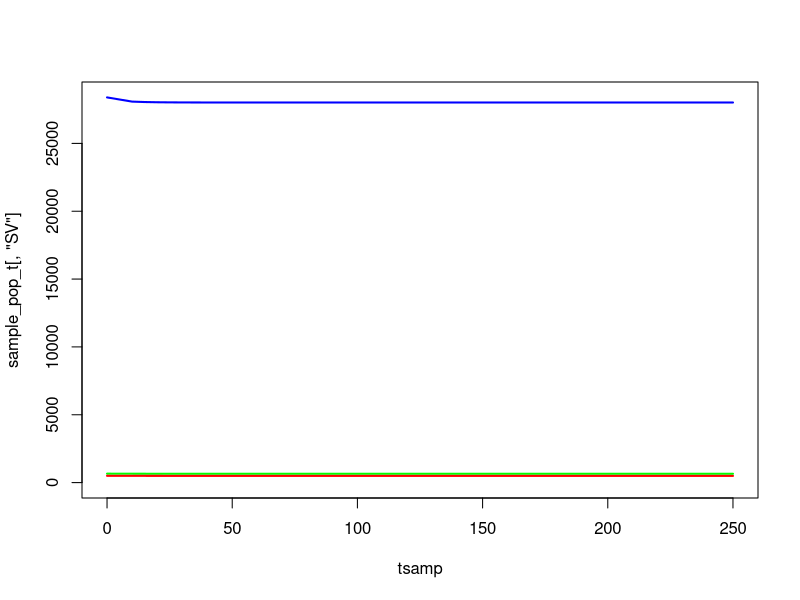

Here is the R script that generated this plot:
################################################################################
#   Exponential distribution of EIP
#   Deterministic Model
################################################################################

rm(list=ls());gc()

# make a single node
make_node <- function(){

  node <- list()

  # new eggs are generated from a conditionally independent Poisson process
  node$EL_new <- 0

  # probabilities & transitions for early-stage instars (names are destinations of jumps)
  node$EL_probs <- rep(0,3)
  node$EL_probs <- setNames(node$EL_probs,c("EL","D","LL"))
  node$EL_transitions <- rep(0,3)
  node$EL_transitions <- setNames(node$EL_transitions,c("EL","D","LL"))

  # probabilities & transitions for late-stage instars
  node$LL_probs <- rep(0,3)
  node$LL_probs <- setNames(node$LL_probs,c("LL","D","PL"))
  node$LL_transitions <- rep(0,3)
  node$LL_transitions <- setNames(node$LL_transitions,c("LL","D","PL"))

  # probabilities & transitions for pupae
  node$PL_probs <- rep(0,4)
  node$PL_probs <- setNames(node$PL_probs,c("PL","D","SV_F","SV_M"))
  node$PL_transitions <- rep(0,4)
  node$PL_transitions <- setNames(node$PL_transitions,c("PL","D","SV_F","SV_M"))

  # probabilities & transitions for susceptible vectors
  node$SV_probs <- rep(0,3)
  node$SV_probs <- setNames(node$SV_probs,c("SV","D","EV"))
  node$SV_transitions <- rep(0,3)
  node$SV_transitions <- setNames(node$SV_transitions,c("SV","D","EV"))

  # probabilities & transitions for incubating vectors
  node$EV_probs <- rep(0,3)
  node$EV_probs <- setNames(node$EV_probs,c("EV","D","IV"))
  node$EV_transitions <- rep(0,3)
  node$EV_transitions <- setNames(node$EV_transitions,c("EV","D","IV"))

  # probabilities & transitions for infectious vectors
  node$IV_probs <- rep(0,2)
  node$IV_probs <- setNames(node$IV_probs,c("IV","D"))
  node$IV_transitions <- rep(0,2)
  node$IV_transitions <- setNames(node$IV_transitions,c("IV","D"))

  # state space
  node$EL <- 0
  node$LL <- 0
  node$PL <- 0
  node$SV <- 0
  node$EV <- 0
  node$IV <- 0

  list2env(node,hash=TRUE)
}

# execute an Euler-step for the model
# rates -> probabilities are defined by discretisation of the underlying
# CTMC system (competing hazards)
euler_step <- function(node,pars,tnow,dt){
  with(pars,{
    
    ########################################
    # INTERVENTION-DEPENDENT PARAMETERS
    ########################################

    delta <- 1/(tau1+tau2) # Inverse of gonotrophic cycle without ITNs/IRS
    e_ov <- beta*(exp(muV/delta)-1)/muV # Number of eggs per oviposition per mosquito

    ## Derived parameters which depend on intervention status:
    if(tnow > pars$time_ITN_on){
      ITNcov_t <- pars$ITNcov
    } else {
      ITNcov_t <- 0
    }
    if(tnow > pars$time_IRS_on){
      IRScov_t <- pars$IRScov
    } else {
      IRScov_t <- 0
    }

    # zCom: Probability of a mosquito being repelled from an ITN or IRS-treated house:
    c0 <- 1 - ITNcov_t - IRScov_t + ITNcov_t*IRScov_t
    cITN <- ITNcov_t - ITNcov_t*IRScov_t
    cIRS <- IRScov_t - ITNcov_t*IRScov_t
    cCom <- ITNcov_t*IRScov_t
    rCom <- rIRS + (1-rIRS)*rITN
    sCom  <- (1-rIRS)*sITN*sIRS
    zCom <- Q0*cITN*phiB*rITN + Q0*cIRS*phiI*rIRS + Q0*cCom*(phiI-phiB)*rIRS + Q0*cCom*phiB*rCom

    # deltaCom: Inverse of gonotrophic cycle length with ITNs & IRS:
    deltaCom <- 1/(tau1/(1-zCom) + tau2)

    # wCom: Probability that a surviving mosquito succeeds in feeding during a single attempt:
    wCom <- 1 - Q0 + Q0*c0 + Q0*cITN*(1-phiB+phiB*sITN) + Q0*cIRS*(1-phiI+phiI*sIRS) + Q0*cCom*((phiI-phiB)*sIRS + 1-phiI + phiB*sCom)

    # muVCom: Female mosquito death rate in presence of ITNs & IRS:
    p10 <- exp(-muV*tau1)
    p1Com <- p10*wCom/(1 - zCom*p10)
    p2 <- exp(-muV*tau2)
    pCom <- (p1Com*p2)^deltaCom
    muVCom <- -log(pCom)

    # betaCom: Eggs laid per day by female mosquitoes in presence of ITNs & IRS:
    betaCom <- e_ov*muVCom/(exp(muVCom/deltaCom) - 1)

    ########################################
    # EARLY-STAGE LARVAL INSTARS (EL)
    ########################################

    # inbound oviposition to EL
    NV <- sum(node$SV,node$EV,node$IV)
    node$EL_new <- betaCom*NV*dt

    # instantaneous hazards for EL
    haz_EL_mort <- muEL*(1 + ((node$EL+node$LL)/K))
    haz_EL_2LL <- 1/durEL

    # jump probabilities
    node$EL_probs[["EL"]] <- exp(-(haz_EL_mort + haz_EL_2LL)*dt)
    node$EL_probs[["D"]] <- (1 - node$EL_probs[["EL"]])*(haz_EL_mort / (haz_EL_mort + haz_EL_2LL)) # death
    node$EL_probs[["LL"]] <- (1 - node$EL_probs[["EL"]])*(haz_EL_2LL / (haz_EL_mort + haz_EL_2LL)) # to late-instar

    # jump sizes
    node$EL_transitions[["EL"]] <- node$EL * node$EL_probs[["EL"]]
    node$EL_transitions[["D"]] <- node$EL * node$EL_probs[["D"]]
    node$EL_transitions[["LL"]] <- node$EL * node$EL_probs[["LL"]]

    ########################################
    # LATE-STAGE LARVAL INSTARS (LL)
    ########################################

    # instantaneous hazards for LL
    haz_LL_mort <- muLL*(1 + gamma*((node$EL+node$LL)/K))
    haz_LL_2PL <- 1/durLL

    # jump probabilities
    node$LL_probs[["LL"]] <- exp(-(haz_LL_mort + haz_LL_2PL)*dt)
    node$LL_probs[["D"]] <- (1 - node$LL_probs[["LL"]])*(haz_LL_mort / (haz_LL_mort + haz_LL_2PL)) # death
    node$LL_probs[["PL"]] <- (1 - node$LL_probs[["LL"]])*(haz_LL_2PL / (haz_LL_mort + haz_LL_2PL)) # to pupae

    # jump sizes
    node$LL_transitions[["LL"]] <- node$LL * node$LL_probs[["LL"]]
    node$LL_transitions[["D"]] <- node$LL * node$LL_probs[["D"]]
    node$LL_transitions[["PL"]] <- node$LL * node$LL_probs[["PL"]]

    ########################################
    # PUPAE (PL)
    ########################################

    # instantaneous hazards for PL
    haz_PL_mort <- muPL
    haz_PL_2SV_F <- (1/durPL)*0.5
    haz_PL_2SV_M <- (1/durPL)*0.5

    # jump probabilities
    node$PL_probs[["PL"]] <- exp(-(haz_PL_mort + haz_PL_2SV_F + haz_PL_2SV_M)*dt)
    node$PL_probs[["D"]] <- (1 - node$PL_probs[["PL"]])*(haz_PL_mort / (haz_PL_mort + haz_PL_2SV_F + haz_PL_2SV_M)) # death
    node$PL_probs[["SV_F"]] <- (1 - node$PL_probs[["PL"]])*(haz_PL_2SV_F / (haz_PL_mort + haz_PL_2SV_F + haz_PL_2SV_M)) # to susceptible female
    node$PL_probs[["SV_M"]] <- (1 - node$PL_probs[["PL"]])*(haz_PL_2SV_M / (haz_PL_mort + haz_PL_2SV_F + haz_PL_2SV_M)) # to susceptible males

    # jump sizes
    node$PL_transitions[["PL"]] <- node$PL * node$PL_probs[["PL"]]
    node$PL_transitions[["D"]] <- node$PL * node$PL_probs[["D"]]
    node$PL_transitions[["SV_F"]] <- node$PL * node$PL_probs[["SV_F"]]
    node$PL_transitions[["SV_M"]] <- node$PL * node$PL_probs[["SV_M"]]

    ########################################
    # SUSCEPTIBLE VECTORS (SV)
    ########################################

    # instantaneous hazards for SV
    haz_SV_mort <-  muVCom
    haz_SV_inf <- lambdaV

    # jump probabilities
    node$SV_probs[["SV"]] <- exp(-(haz_SV_mort + haz_SV_inf)*dt)
    node$SV_probs[["D"]] <- (1 - node$SV_probs[["SV"]])*(haz_SV_mort / (haz_SV_mort + haz_SV_inf)) # death
    node$SV_probs[["EV"]] <- (1 - node$SV_probs[["SV"]])*(haz_SV_inf / (haz_SV_mort + haz_SV_inf)) # to incubating

    # jump sizes
    node$SV_transitions[["SV"]] <- node$SV * node$SV_probs[["SV"]]
    node$SV_transitions[["D"]] <- node$SV * node$SV_probs[["D"]]
    node$SV_transitions[["EV"]] <- node$SV * node$SV_probs[["EV"]]

    ########################################
    # INCUBATING VECTORS (EV)
    ########################################

    # instantaneous hazards for EV
    haz_EV_mort <-  muVCom
    haz_EV_inc <- 1/durEV

    # jump probabilities
    node$EV_probs[["EV"]] <- exp(-(haz_EV_mort + haz_EV_inc)*dt)
    node$EV_probs[["D"]] <- (1 - node$EV_probs[["EV"]])*(haz_EV_mort / (haz_EV_mort + haz_EV_inc)) # death
    node$EV_probs[["IV"]] <- (1 - node$EV_probs[["EV"]])*(haz_EV_inc / (haz_EV_mort + haz_EV_inc)) # to infectious

    # jump sizes
    node$EV_transitions[["EV"]] <- node$EV * node$EV_probs[["EV"]]
    node$EV_transitions[["D"]] <- node$EV * node$EV_probs[["D"]]
    node$EV_transitions[["IV"]] <- node$EV * node$EV_probs[["IV"]]

    ########################################
    # INFECTIOUS VECTORS (IV)
    ########################################

    # instantaneous hazards for IV
    haz_IV_mort <- muVCom

    # jump probabilities
    node$IV_probs[["IV"]] <- exp(-haz_IV_mort*dt)
    node$IV_probs[["D"]] <- (1 - node$IV_probs[["IV"]])

    # jump sizes
    node$IV_transitions[["IV"]] <- node$IV * node$IV_probs[["IV"]]
    node$IV_transitions[["D"]] <- node$IV * node$IV_probs[["D"]]

    ########################################
    # UPDATE POPULATION
    ########################################

    node$EL <- node$EL_transitions[["EL"]] + node$EL_new
    node$LL <- node$LL_transitions[["LL"]] + node$EL_transitions[["LL"]]
    node$PL <- node$PL_transitions[["PL"]] + node$LL_transitions[["PL"]]
    node$SV <- node$SV_transitions[["SV"]] + node$PL_transitions[["SV_F"]]
    node$EV <- node$EV_transitions[["EV"]] + node$SV_transitions[["EV"]]
    node$IV <- node$IV_transitions[["IV"]] + node$EV_transitions[["IV"]]

  })
}

## Model parameters:
theta <- list(
	## Mosquito life cycle parameters:
	beta = 21.19, # Number of eggs laid per day by female mosquito
	muEL = 0.034, # Early larval instar daily mortality
	muLL = 0.035, # Late larval instar daily mortality
	muPL = 0.25, # Pupal daily mortality
	durEL = 6.64, # Duration of early instar stage
	durLL = 3.72, # Duration of late instar stage
	durPL = 0.64, # Duration of pupal stage
	durEV = 10, # Duration of latent period in mosquito (days)
	gamma = 13.25, # Effect of density-dependence on late instars relative to early instars
	tau1 = 0.68, # Time spent foraging for a blood meal at 0% ITN coverage
	tau2 = 2.32, # Time spent resting and ovipositing by a mosquito

	## Intervention parameters (variable):
	ITNcov = 0.5, # ITN coverage
	IRScov = 0, # IRS coverave
	time_ITN_on = 1e3, # When ITNs are applied (days)
	time_IRS_on = 1e3, # When IRS is applied (days)

	## Species-specific parameters:
	## An. gambiae:
	muV = 1/7.6, # Adult mosquito daily mortality
	Q0 = 0.92, # Human blood index
	phiB = 0.89, # Proportion of bites on a person while they are in bed
	phiI = 0.97, # Proportion of bites on a person while they are indoors
	rITN = 0.56, # Probability of mosquito repeating a feeding attempt due to IRS
	sITN = 0.03, # Probability of mosquito feeding and surviving in presence of ITNs
	rIRS = 0.60, # Probability of mosquito repeating a feeding attempt due to IRS
	sIRS = 0, # Probability of mosquito feeding and surviving in presence of IRS

	## An. arabiensis:
	# muV = 1/7.6, # Adult mosquito daily mortality
	# Q0 = 0.71, # Human blood index
	# phiB = 0.90, # Proportion of bites on a person while they are in bed
	# phiI = 0.96, # Proportion of bites on a person while they are indoors
	# rITN = 0.48, # Probability of mosquito repeating a feeding attempt due to IRS
	# sITN = 0.39, # Probability of mosquito feeding and surviving in presence of ITNs
	# rIRS = 0.60, # Probability of mosquito repeating a feeding attempt due to IRS
	# sIRS = 0, # Probability of mosquito feeding and surviving in presence of IRS

	## An. funestus:
	# muV = 1/8.9, # Adult mosquito daily mortality
	# Q0 = 0.94, # Human blood index
	# phiB = 0.90, # Proportion of bites on a person while they are in bed
	# phiI = 0.98, # Proportion of bites on a person while they are indoors
	# rITN = 0.56, # Probability of mosquito repeating a feeding attempt due to IRS
	# sITN = 0.03, # Probability of mosquito feeding and surviving in presence of ITNs
	# rIRS = 0.63, # Probability of mosquito repeating a feeding attempt due to IRS
	# sIRS = 0, # Probability of mosquito feeding and surviving in presence of IRS

	## Additional transmission parameters:
	f0 = 1/3, # Daily biting rate by mosquitoes on animals and humans
	epsilon0 = 10/365, # Daily entomological inolculation rate
	iH_eq = 0.35, # Equilibrium malaria prevalence in humans
	NH_eq = 2000, # Equilibrium human population size
	bV = 0.05 # Probability of transmission from human to vector per infectious bite
)

with(theta,{

  a0 <<- Q0*f0 # Human biting rate at equilibrium
  lambdaV <<- a0*iH_eq*bV # Force of infection in mosquitoes at equilibrium

  IV_eq <<- 500
  EV_eq <<- durEV*IV_eq*muV
  SV_eq <<- ((durEV*IV_eq*muV) + ((durEV^2)*IV_eq*(muV^2))) / (durEV*lambdaV)
  NV_eq <<- IV_eq + EV_eq + SV_eq

  omega_1 <<- -0.5 * ( (gamma*(muLL/muEL)) - (durEL/durLL) + ((gamma-1)*muLL*durEL) )
  omega_2 <<- sqrt(
    (0.25 * (( (gamma*(muLL/muEL)) - (durEL/durLL) + ((gamma-1)*muLL*durEL) )^2)) + (gamma * ((beta*muLL*durEL) / (2*muEL*muV*durLL*(1 + (durPL*muPL)))) )
  )
  omega <<- omega_1 + omega_2

  PL_eq <<- 2*durPL*muV*NV_eq
  LL_eq <<- 2*muV*durLL*(1 + (durPL*muPL))*NV_eq
  EL_eq <<- 2*omega*muV*durLL*(1 + (durPL*muPL))*NV_eq

  K <<- (NV_eq*2*durLL*muV*(1 + (durPL*muPL))*gamma*(omega+1)) / ((omega/(muLL*durEL)) - (1/(muLL*durLL)) - 1)
})


# # equilibrium solutions
# with(theta,{
#
#   ## Derived parameters:
#   # NV <<- SV + EV + IV # Total mosquito population size
#   delta <<- 1/(tau1+tau2) # Inverse of gonotrophic cycle without ITNs/IRS
#   e_ov <<- beta*(exp(muV/delta)-1)/muV # Number of eggs per oviposition per mosquito
#   b_omega <<- gamma*muLL/muEL - durEL/durLL + (gamma-1)*muLL*durEL
#   omega <<- -0.5*b_omega + sqrt(0.25*b_omega^2 + gamma*beta*muLL*durEL/(2*muEL*muV*durLL*(1+durPL*muPL)))
#
#   a0 <<- Q0*f0 # Human biting rate at equilibrium
#
#   lambdaV <<- a0*iH_eq*bV # Force of infection in mosquitoes at equilibrium
#
#
#   iV_eq <<- lambdaV*exp(-muV*durEV)/(lambdaV + muV)
#   sV_eq <<- iV_eq*muV/(lambdaV*exp(-muV*durEV))
#   eV_eq <<- 1 - sV_eq - iV_eq
#
#   NV_eq <<- epsilon0*NH_eq/(iV_eq*a0)
#
#   EL_eq <<- 2*omega*muV*durLL*(1 + muPL*durPL)*NV_eq
#   LL_eq <<- 2*muV*durLL*(1 + muPL*durPL)*NV_eq
#   PL_eq <<- 2*muV*durPL*NV_eq
#
#   SV_eq <<- sV_eq*NV_eq
#   EV_eq <<- eV_eq*NV_eq
#   IV_eq <<- iV_eq*NV_eq
#
#   K <<- 2*NV_eq*muV*durLL*(1 + muPL*durPL)*gamma*(omega+1)/(omega/(muLL*durEL) - 1/(muLL*durLL) - 1) # Larval carrying capacity
#
# })

theta1 <- c(theta,K=K,lambdaV=lambdaV)

node <- make_node()
node$EL <- EL_eq
node$LL <- LL_eq
node$PL <- PL_eq
node$SV <- SV_eq
node$EV <- EV_eq
node$IV <- IV_eq

tmax <- 250
dt <- 0.05
time <- seq(from=1,to=tmax,by=dt)

# sampling grid
sample_grid <- tsamp <- c(0,seq(from=10,to = tmax,by = 5))
sample_pop <- matrix(0,nrow=6,ncol=length(sample_grid),dimnames=list(c("EL","LL","PL","SV","EV","IV"),paste0(sample_grid)))

sample_pop["EL",1] <- node$EL
sample_pop["LL",1] <- node$LL
sample_pop["PL",1] <- node$PL
sample_pop["SV",1] <- node$SV
sample_pop["EV",1] <- node$EV
sample_pop["IV",1] <- node$IV
sample_grid <- sample_grid[-1]

# run simulation
pb <- txtProgressBar(min = 1,max = length(time))
for(t in 1:length(time)){

  # euler step
  euler_step(node = node,pars = theta1,tnow = time[t],dt = dt)

  # sample the population (done at the very end of the time-step, because its not part of the dynamics)
  if(time[t] == sample_grid[1]){

    sample_pop["EL",as.character(sample_grid[1])] <- node$EL
    sample_pop["LL",as.character(sample_grid[1])] <- node$LL
    sample_pop["PL",as.character(sample_grid[1])] <- node$PL
    sample_pop["SV",as.character(sample_grid[1])] <- node$SV
    sample_pop["EV",as.character(sample_grid[1])] <- node$EV
    sample_pop["IV",as.character(sample_grid[1])] <- node$IV
    sample_grid <- sample_grid[-1]

  }
  setTxtProgressBar(pb = pb,value = t)
}

sample_pop_t <- t(sample_pop)
ylim <- max(sample_pop_t[,4:6])
plot(x = tsamp,y = sample_pop_t[,"SV"],col="blue",lwd=2,ylim=c(0,ylim),type="l")
lines(x = tsamp,y = sample_pop_t[,"EV"],col="green",lwd=2)
lines(x = tsamp,y = sample_pop_t[,"IV"],col="red",lwd=2)

tail(sample_pop_t)
